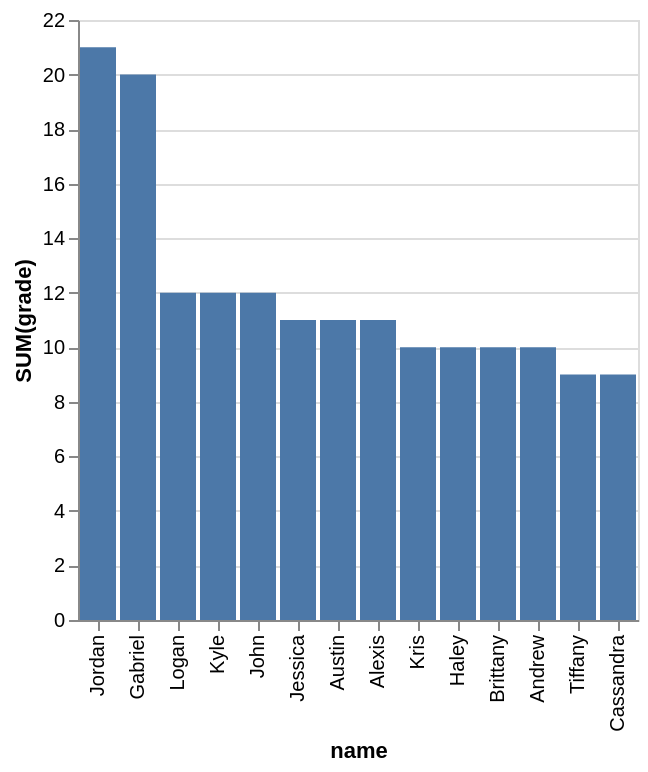

This figure's Vega-Lite source:
### Vega-Lite specification from a JSON file in a GitHub repository (floating-point values rounded to 4 significant figures)
{"data": {"values": [{"x_data": "Jordan", "y_data": 21}, {"x_data": "Gabriel", "y_data": 20}, {"x_data": "Logan", "y_data": 12}, {"x_data": "Kyle", "y_data": 12}, {"x_data": "John", "y_data": 12}, {"x_data": "Jessica", "y_data": 11}, {"x_data": "Austin", "y_data": 11}, {"x_data": "Alexis", "y_data": 11}, {"x_data": "Kris", "y_data": 10}, {"x_data": "Haley", "y_data": 10}, {"x_data": "Brittany", "y_data": 10}, {"x_data": "Andrew", "y_data": 10}, {"x_data": "Tiffany", "y_data": 9}, {"x_data": "Cassandra", "y_data": 9}]}, "mark": "bar", "encoding": {"x": {"field": "x_data", "type": "nominal", "title": "name", "sort": {"op": "sum", "field": "y_data", "order": "descending"}}, "y": {"field": "y_data", "type": "quantitative", "title": "SUM(grade)"}}}
